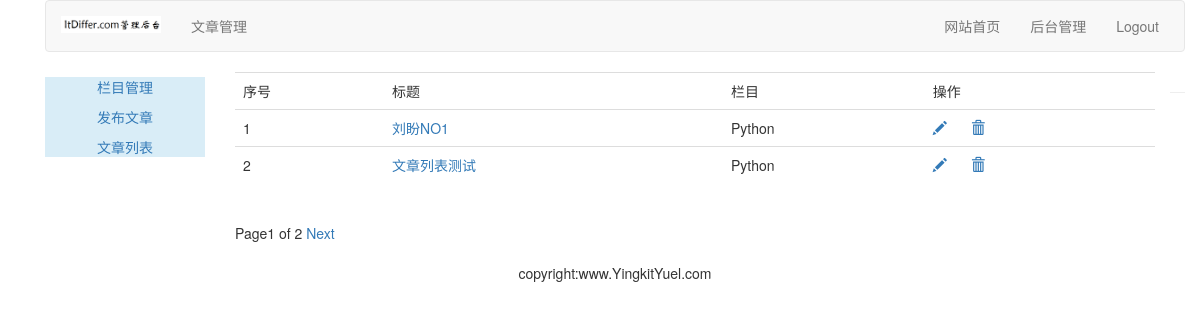
Page /article/article-list/ (signed in) on the committed database.
### article/models.py (models this page shows, shortened)
class ArticlePost(models.Model):
    author = models.ForeignKey(User, on_delete=models.CASCADE, related_name='article')
    title = models.CharField(max_length=200)
    slug = models.SlugField(max_length=500)
    column = models.ForeignKey(ArticleColumn, on_delete=models.CASCADE, related_name= 'article_column')
    body = models.TextField()
    created = models.DateTimeField(default=timezone.now)
    updated = models.DateTimeField(auto_now=True)
    class Meta:
        ordering = ('-updated',)
        index_together = (('id', 'slug'),)
    def get_absolute_url(self):
        return reverse('article:article_detail', args=[self.id, self.slug])

class ArticleColumn(models.Model):
    user = models.ForeignKey(User,on_delete=models.CASCADE, related_name='article_column')
    column = models.CharField(max_length=200)
    created = models.DateField(auto_now_add=True)
    def __str__(self):
        return self.column

### article/views.py (the view)
# urls.py: path('article-list/', views.article_list, name = 'article_list'),
@login_required(login_url='/account/login')
def article_list(request):
    articles_list = ArticlePost.objects.filter(author = request.user)
    paginator = Paginator(articles_list, 2)
    page = request.GET.get('page')
    try:
        current_page = paginator.page(page)
        articles = current_page.object_list
    except PageNotAnInteger:
        current_page = paginator.page(1)
        articles = current_page.object_list
    except EmptyPage:
        current_page = paginator.page(paginator.num_pages)
        articles = current_page.object_list
    return render(request, 'article/column/article_list.html', {'articles':articles, 'page': current_page})

### templates/article/column/article_list.html (shortened to what this page needs)
{% extends 'article/base.html' %}
{% load staticfiles %}
{% block content %}
    <div>
        <table class="table table-hover">
            <tr>
                <td>序号</td>
                <td>标题</td>
                <td>栏目</td>
                <td>操作</td>
            </tr>
            {% for article in articles %}
                <tr id="{{ article.id }}">
                    <td>{{ forloop.counter }}</td>
                    <td><a href="{{ article.get_absolute_url }}">{{ article.title }}</a></td>
                    <td>{{ article.column }}</td>
                    <td>
                        <a name="edit" href="{% url 'article:redit_article' article.id %}">
                            <span class="glyphicon glyphicon-pencil"></span>
                        </a>
                        <a name="delete" href="javascript:" onclick="del_article(this, {{ article.id }})"><span class="glyphicon glyphicon-trash" style="margin-left: 20px;"></span></a>
                    </td>
                </tr>
            {% endfor %}
        </table>
        {% include 'article/column/paginator.html' %}
    </div>
{% endblock %}

### templates/article/base.html (shortened to what this page needs)
{% load staticfiles %}
<!DOCTYPE html>
<html lang="zh-cn">
    <head>
        <link rel="stylesheet" href="{% static 'css/bootstrap.css' %}">
    </head>
    <body>
        <div class="container">
            {% include 'article/header.html' %}
            <div class="col-md-2">
                {% include 'article/leftslider.html' %}
            </div>
            <div class="col-md-10">
                {% block content %}
                {% endblock %}
            </div>
            {% include 'article/footer.html' %}
        </div>
    </body>
</html>

### templates/article/header.html (shortened to what this page needs)
{% load staticfiles %}
<div class="container">
    <nav class="navbar navbar-default" role="navigation">
        <div class="navbar-header">
            <a class="navbar-brand" href="http://www.baidu.com">
                <img src="{% static 'images/backlogo.png' %}" width="100px">
            </a>
        </div>
        <div>
            <ul class="nav navbar-nav" role="tablist">
                <li><a href="{% url 'article:article_column' %}">文章管理</a></li>
            </ul>
            <ul class="nav navbar-nav navbar-right" style="margin-right: 10px">
                <li><a href="{% url 'blog:blog_title' %}">网站首页</a></li>
                <li><a href="{% url 'article:article_column' %}">后台管理</a></li>
                <li><a href="{% url 'account:user_lougout' %}">Logout</a></li>
            </ul>
        </div>
    </nav>
</div>

### templates/article/leftslider.html
<div class="bg-info">
    <div class="text-center" style="margin-top: 5px">
        <p><a href="{% url 'article:article_column' %}">栏目管理</a></p>
        <p><a href="{% url 'article:article_post' %}">发布文章</a></p>
        <p><a href="{% url 'article:article_list' %}">文章列表</a></p>
    </div>
</div>

### templates/article/column/paginator.html (shortened to what this page needs)
<div class="pagination">
    <span class="step-links">
        <span class="current">
            Page{{ page.number }} of {{ page.paginator.num_pages }}
        </span>
        {% if page.has_next %}
            <a href="?page={{ page.next_page_number }}">Next</a>
        {% endif %}
    </span>
</div>

### templates/article/footer.html
<div class="container">
    <hr>
    <p class="text-center">copyright:www.YingkitYuel.com</p>
</div>

### rows in the picture
ArticlePost: title "刘盼NO1", column "Python"
ArticlePost: title "文章列表测试", column "Python"

### other values in the picture
{{ page.number }} "1"
{{ page.paginator.num_pages }} "2"
